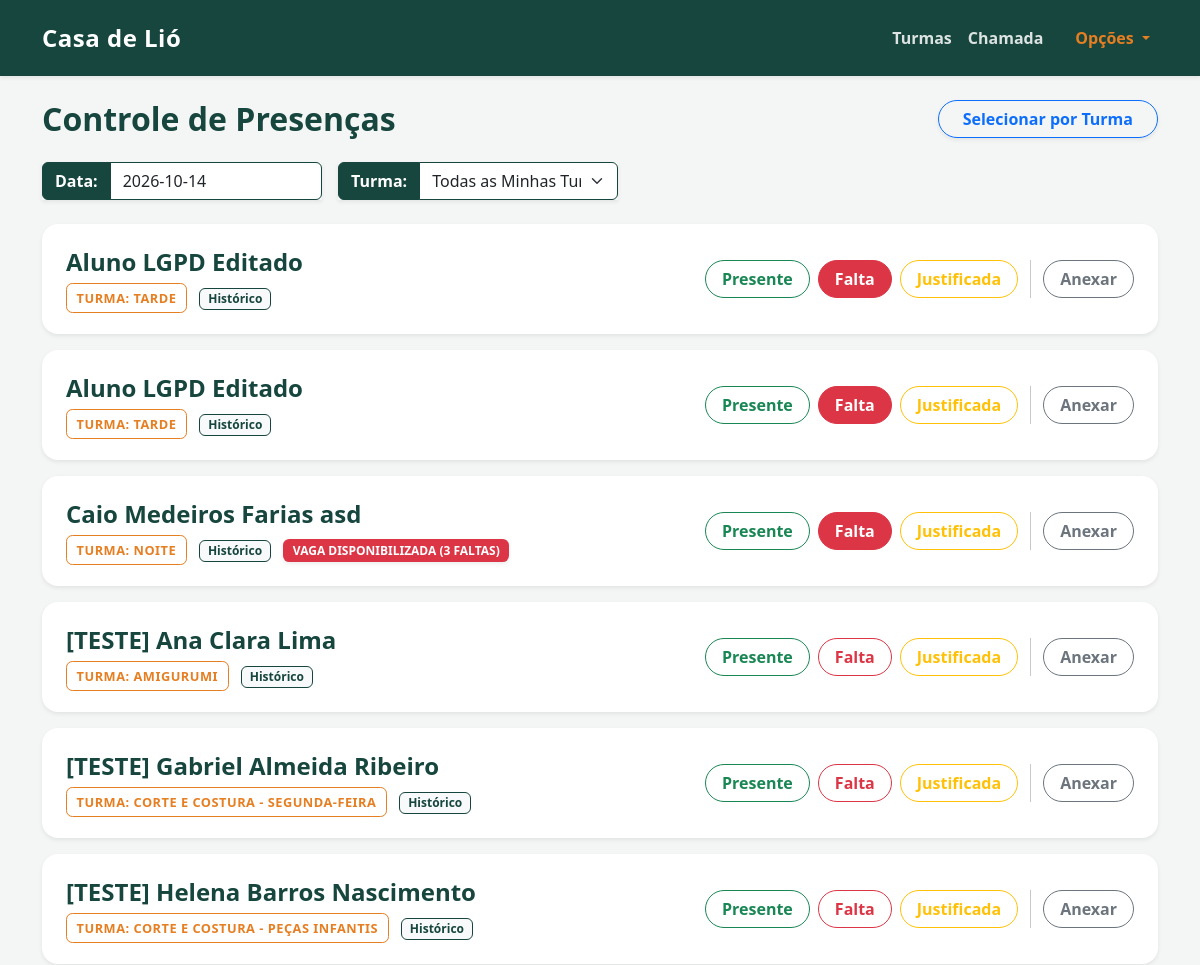
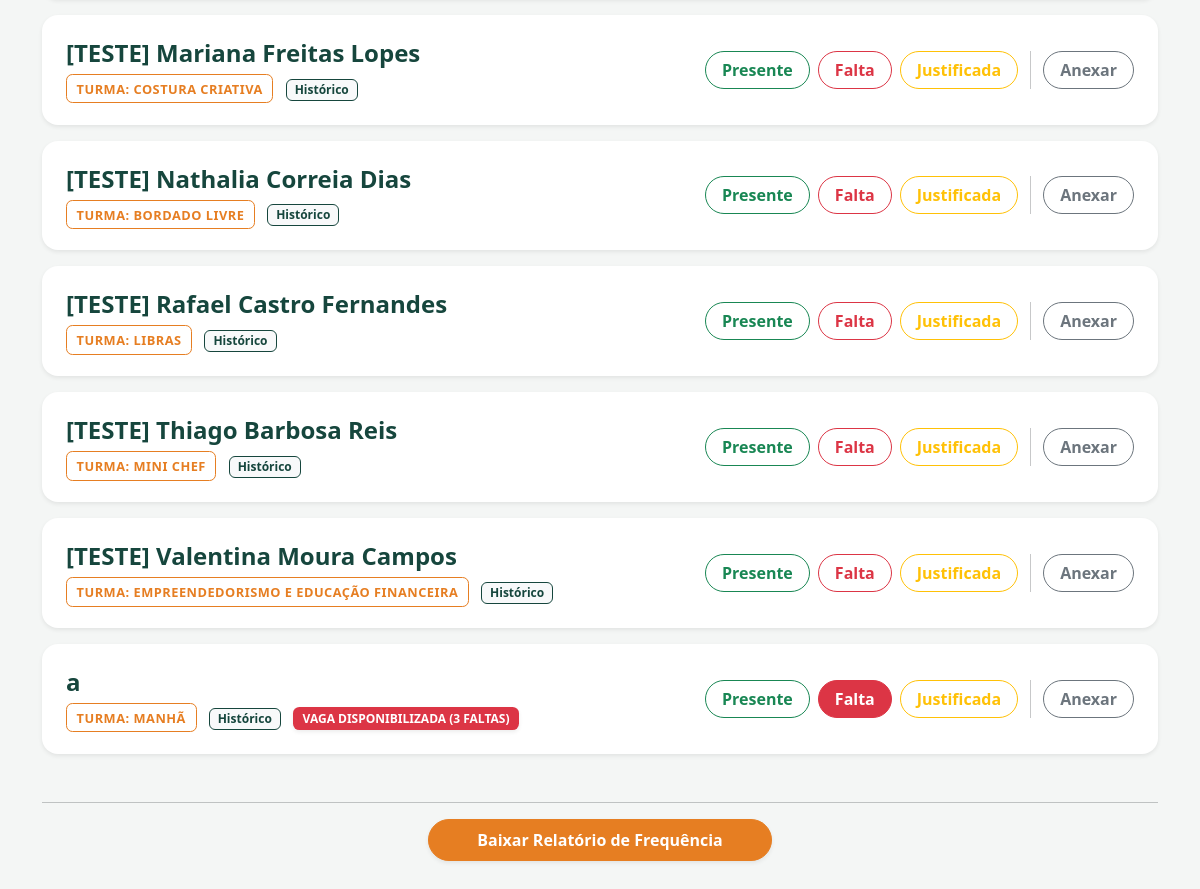
The page / (signed in) on the database its author committed (2 pictures, top to bottom).
### tables this page shows
CREATE TABLE presencas (
        id INTEGER PRIMARY KEY AUTOINCREMENT,
        aluno_id INTEGER,
        data TEXT NOT NULL,
        status TEXT NOT NULL,
        atestado TEXT,
        FOREIGN KEY (aluno_id) REFERENCES alunos (id)
    );

CREATE TABLE alunos (
        id INTEGER PRIMARY KEY AUTOINCREMENT,
        nome TEXT NOT NULL,
        turma TEXT NOT NULL,
        data_nascimento TEXT,
        telefone TEXT,
        cep TEXT,
        rua TEXT,
        numero TEXT,
        bairro TEXT,
        cidade TEXT,
        referencia TEXT,
        contato_emergencia TEXT,
        telefone_emergencia TEXT,
        condicao_medica TEXT,
        nome_responsavel TEXT,
        autorizacao_pais INTEGER
    , consentimento_lgpd INTEGER DEFAULT 0, data_consentimento TEXT);

### app.py (the view)
@app.get("/", response_class=HTMLResponse)
async def home(request: Request, data_chamada: str = None, turma: str = None):
    usuario = obter_usuario_atual(request)
    if not usuario:
        return RedirectResponse(url="/login", status_code=303)
    data_atual = data_chamada if data_chamada else date.today().isoformat()
    try:
        datetime.strptime(data_atual, "%Y-%m-%d")
    except ValueError:
        raise HTTPException(status_code=422, detail="Data inválida; use AAAA-MM-DD")
    conexao = pegar_conexao()
    turmas_disponiveis = obter_turmas_permitidas(conexao, usuario)
    if usuario['perfil'] != 'coordenacao' and not turmas_disponiveis:
        conexao.close()
        return templates.TemplateResponse(
            request=request,
            name="index.html",
            context={
                "alunos": [],
                "data_atual": data_atual,
                "turmas_disponiveis": [],
                "turma_selecionada": "",
                "sem_turma_vinculada": True
            }
        )
    if usuario['perfil'] != 'coordenacao' and not turma and len(turmas_disponiveis) == 1:
        turma = turmas_disponiveis[0]
    query = '''
        SELECT a.id, a.nome, a.turma, p.status, p.atestado,
               (SELECT COUNT(*) FROM presencas WHERE aluno_id = a.id AND status = 'Falta') as total_faltas
        FROM alunos a
        LEFT JOIN presencas p ON a.id = p.aluno_id AND p.data = ?
    '''
    parametros = [data_atual]
    if turma and turma in turmas_disponiveis:
        query += ' WHERE a.turma = ?'
        parametros.append(turma)
    elif usuario['perfil'] != 'coordenacao':
        placeholders = ','.join(['?'] * len(turmas_disponiveis))
        query += f' WHERE a.turma IN ({placeholders})'
        parametros.extend(turmas_disponiveis)
        turma = ""
    query += ' ORDER BY a.nome ASC'
    alunos = conexao.execute(query, parametros).fetchall()
    conexao.close()
    return templates.TemplateResponse(
        request=request,
        name="index.html",
        context={
            "alunos": alunos,
            "data_atual": data_atual,
            "turmas_disponiveis": turmas_disponiveis,
            "turma_selecionada": turma if (turma and turma in turmas_disponiveis) else "",
            "sem_turma_vinculada": False
        }
    )

### templates/index.html (shortened to what this page needs)
{% extends 'base.html' %}
{% block conteudo %}
    <link rel="stylesheet" href="https://cdn.jsdelivr.net/npm/flatpickr/dist/flatpickr.min.css">
    <div class="d-flex flex-wrap justify-content-between align-items-center mb-4 gap-2">
        <div>
            <h2 class="text-primary fw-bold mb-0">
                Controle de Presenças
            </h2>
        </div>
        <a href="/turmas" class="btn btn-outline-primary rounded-pill fw-semibold px-4 shadow-sm">
             Selecionar por Turma
        </a>
    </div>
    <form method="GET" action="/" class="d-flex flex-wrap gap-3 mb-4 align-items-center">
        <div class="input-group shadow-sm attendance-filter" style="max-width: 280px;">
            <span class="input-group-text bg-primary text-white border-primary fw-bold">Data:</span>
            <input type="text" id="calendario-br" name="data_chamada" class="form-control border-primary bg-white" value="{{ data_atual }}" placeholder="Selecione a data">
        </div>
        <div class="input-group shadow-sm attendance-filter" style="max-width: 280px;">
            <span class="input-group-text bg-primary text-white border-primary fw-bold">Turma:</span>
            <select name="turma" class="form-select border-primary bg-white" onchange="this.form.submit()">
                <option value="">Todas as Minhas Turmas</option>
            </select>
        </div>
    </form>
    {% if alunos %}
        {% for aluno in alunos %}
        <div class="card shadow-sm mb-3 border-0" style="border-radius: 1rem;">
            <div class="card-body p-4 attendance-card-body d-flex flex-column flex-lg-row justify-content-between align-items-center gap-3">
                <div class="text-center text-lg-start w-100">
                    <h4 class="card-title mb-2 fw-bold text-primary">{{ aluno['nome'] }}</h4>
                    <span class="badge-institucional me-2">Turma: {{ aluno['turma'] }}</span>
                    <a href="/alunos/{{ aluno['id'] }}/historico" class="badge bg-light text-primary border border-primary text-decoration-none py-1 px-2 me-2">
                         Histórico
                    </a>
                    {% if aluno['total_faltas'] >= 3 %}
                        <span class="badge bg-danger shadow-sm" style="border-radius: 0.4rem; padding: 0.35rem 0.6rem; font-size: 0.75rem; text-transform: uppercase;">
                             Vaga Disponibilizada ({{ aluno['total_faltas'] }} Faltas)
                        </span>
                    {% endif %}
                </div>
                <div class="attendance-actions d-flex flex-wrap justify-content-center justify-content-lg-end align-items-center gap-2 w-100">
                    <form action="/registrar/{{ aluno['id'] }}/{{ data_atual }}/Presente?turma={{ turma_selecionada or '' }}" method="POST">
                        <button class="btn {% if aluno['status'] == 'Presente' %}btn-success{% else %}btn-outline-success{% endif %} rounded-pill px-3 fw-semibold">Presente</button>
                    </form>
                    <form action="/registrar/{{ aluno['id'] }}/{{ data_atual }}/Falta?turma={{ turma_selecionada or '' }}" method="POST">
                        <button class="btn {% if aluno['status'] == 'Falta' %}btn-danger{% else %}btn-outline-danger{% endif %} rounded-pill px-3 fw-semibold">Falta</button>
                    </form>
                    <form action="/registrar/{{ aluno['id'] }}/{{ data_atual }}/Falta justificada?turma={{ turma_selecionada or '' }}" method="POST">
                        <button class="btn {% if aluno['status'] == 'Falta justificada' %}btn-warning{% else %}btn-outline-warning{% endif %} rounded-pill px-3 fw-semibold">Justificada</button>
                    </form>
                    <button type="button" class="btn btn-outline-secondary rounded-pill px-3 fw-semibold" data-bs-toggle="modal" data-bs-target="#modalAtestado{{ aluno['id'] }}">
                         Anexar
                    </button>
                </div>
            </div>
        </div>
        {% endfor %}
    {% endif %}
    <hr class="mt-5">
    <div class="text-center mb-5">
        <button type="button" class="btn btn-warning rounded-pill px-5 py-2 fw-bold shadow-sm text-white" data-bs-toggle="modal" data-bs-target="#modalFiltros">
            Baixar Relatório de Frequência
        </button>
    </div>
{% endblock %}

### templates/base.html (shortened to what this page needs)
<!DOCTYPE html>
<html lang="pt-PT">
<head>
    <link href="https://cdn.jsdelivr.net/npm/bootstrap@5.3.0/dist/css/bootstrap.min.css" rel="stylesheet">
</head>
<body>
    <nav class="navbar navbar-expand-lg shadow-sm">
        <div class="container">
            <a class="navbar-brand fw-bold text-white" href="/">Casa de Lió</a>
            <div class="collapse navbar-collapse" id="navbarNav">
                <ul class="navbar-nav ms-auto align-items-center">
                    <li class="nav-item"><a class="nav-link fw-semibold" href="/turmas">Turmas</a></li>
                    <li class="nav-item"><a class="nav-link fw-semibold" href="/">Chamada</a></li>
                    <li class="nav-item dropdown ms-lg-3 mt-2 mt-lg-0">
                        <a class="nav-link fw-bold dropdown-toggle" href="#" id="menuPerfil" role="button" data-bs-toggle="dropdown" aria-expanded="false" style="color: var(--laranja-adra) !important;">
                            Opções
                        </a>
                    </li>
                </ul>
            </div>
        </div>
    </nav>
    <div class="container mt-4">
        {% block conteudo %}{% endblock %}
    </div>
</body>
</html>

### templates/base.html (style rules this page uses)
:root { --verde-adra: #16463d; --laranja-adra: #e67e22; --fundo-cinza: #f4f6f5; }
body { background-color: var(--fundo-cinza) !important; font-family: 'Segoe UI', Tahoma, Geneva, Verdana, sans-serif; }
.navbar { background-color: var(--verde-adra) !important; padding-top: 15px; padding-bottom: 15px; }
.navbar-brand { font-size: 1.5rem; letter-spacing: 0.5px; }
.nav-link { color: rgba(255, 255, 255, 0.85) !important; transition: color 0.3s; }
.text-primary { color: var(--verde-adra) !important; }
.bg-primary { background-color: var(--verde-adra) !important; }
.border-primary { border-color: var(--verde-adra) !important; }
.btn-warning { background-color: var(--laranja-adra) !important; border-color: var(--laranja-adra) !important; color: white !important; }
.card { border-radius: 1rem !important; border: none; transition: transform 0.2s ease-in-out; }
.badge-institucional { background-color: transparent; color: var(--laranja-adra); border: 1.5px solid var(--laranja-adra); padding: 0.3rem 0.6rem; border-radius: 0.4rem; font-size: 0.80rem; font-weight: 700; text-transform: uppercase; letter-spacing: 0.5px; }
.attendance-actions form { margin: 0; }
.attendance-actions .btn { white-space: nowrap; }

### rows shown on the page
presencas: nome "Aluno LGPD Editado", turma "TARDE"
presencas: nome "Aluno LGPD Editado", turma "TARDE"
presencas: nome "Caio Medeiros Farias asd", turma "NOITE", total_faltas "3"
alunos: nome "[TESTE] Ana Clara Lima", turma "AMIGURUMI"
alunos: nome "[TESTE] Gabriel Almeida Ribeiro", turma "CORTE E COSTURA - SEGUNDA-FEIRA"
alunos: nome "[TESTE] Helena Barros Nascimento", turma "CORTE E COSTURA - PEÇAS INFANTIS"
alunos: nome "[TESTE] Mariana Freitas Lopes", turma "COSTURA CRIATIVA"
alunos: nome "[TESTE] Nathalia Correia Dias", turma "BORDADO LIVRE"
alunos: nome "[TESTE] Rafael Castro Fernandes", turma "LIBRAS"
alunos: nome "[TESTE] Thiago Barbosa Reis", turma "MINI CHEF"
alunos: nome "[TESTE] Valentina Moura Campos", turma "EMPREENDEDORISMO E EDUCAÇÃO FINANCEIRA"
presencas: nome "a", turma "MANHÃ", total_faltas "3"
